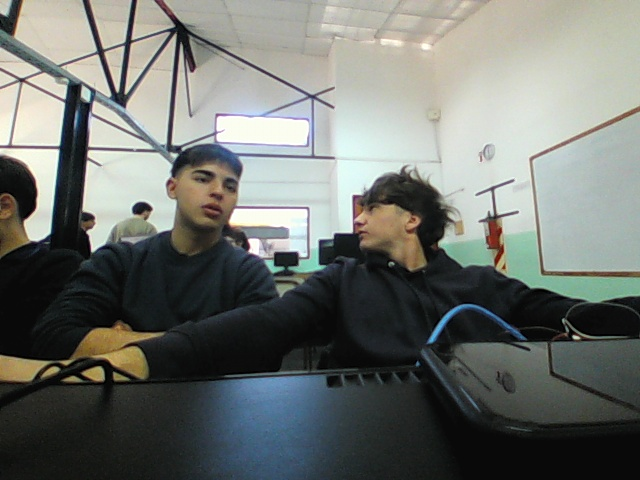
#> input picture imagenes/canchero.jpg, 640 x 480 px, found by its file name
$ python analisisreturn.py
#> lines starting #> are read from the running program, lines starting #| are printed output that depends on the picture; after the words box and inside, x2 and y2 are one past the last pixel; in counts of white or black regions, pixels touching at a corner belong together
import cv2
import numpy as np

def detectar_rojo_en_imagen(ruta_imagen):
    imagen = cv2.imread(ruta_imagen)
#> imagen is the input picture: shape (480, 640, 3); mean B, G, R 110.8, 115.3, 111.7
    if imagen is None:
        print("⚠️ No se pudo cargar la imagen.")
        return None

    alto, ancho = imagen.shape[:2]
#> alto = 480; ancho = 640
    tercio_alto = alto // 3
#> tercio_alto = 160
    tercio_ancho = ancho // 3
#> tercio_ancho = 213

    hsv = cv2.cvtColor(imagen, cv2.COLOR_BGR2HSV)
#> hsv: shape (480, 640, 3); mean H, S, V 59.9, 37.5, 119.6

    # Rangos HSV para detectar rojo con tolerancia
    rojo_bajo1 = np.array([0, 100, 100])
    rojo_alto1 = np.array([10, 255, 255])

    rojo_bajo2 = np.array([170, 100, 100])
    rojo_alto2 = np.array([180, 255, 255])

    mascara1 = cv2.inRange(hsv, rojo_bajo1, rojo_alto1)
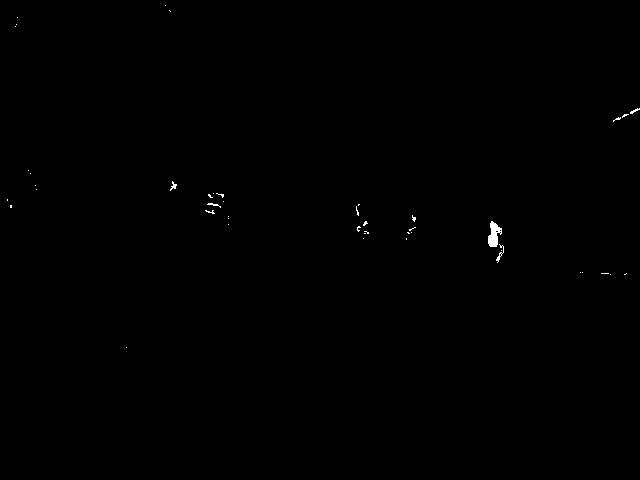
#> mascara1: shape (480, 640); 0.17% white; 45 white regions (40 under 20 px), largest, box (x1, y1, x2, y2) and area: (488, 221, 502, 247) 222, (496, 244, 504, 263) 41, (170, 181, 177, 191) 29, (207, 203, 221, 208) 25, (630, 108, 640, 114) 24
    mascara2 = cv2.inRange(hsv, rojo_bajo2, rojo_alto2)
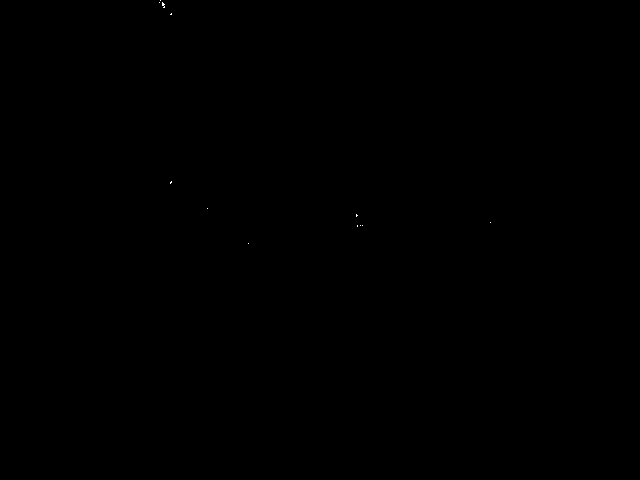
#> mascara2: shape (480, 640); 0.01% white in thin lines or dots, all inside (x1, y1, x2, y2) = (159, 0, 491, 244)
    mascara_rojo = cv2.bitwise_or(mascara1, mascara2)
#> mascara_rojo: shape (480, 640); 0.18% white; 50 white regions (45 under 20 px)

    contornos, _ = cv2.findContours(mascara_rojo, cv2.RETR_EXTERNAL, cv2.CHAIN_APPROX_SIMPLE)
#> contornos = 50 contours, 49 with area under 20; largest, box (x1, y1, x2, y2) and area: (488, 221, 502, 247) 192

    for contorno in contornos:
        area = cv2.contourArea(contorno)
        if area > 100:
            M = cv2.moments(contorno)
            if M["m00"] != 0:
                cx = int(M["m10"] / M["m00"])
                cy = int(M["m01"] / M["m00"])
                columna = cx // tercio_ancho
                fila = cy // tercio_alto
                return (fila, columna)  # Retorna solo la primera detección
#> this loop made 19 passes
#> (area, cx, cy, columna, fila) on pass 19: (192.5, 493, 234, 2, 1)

    return None  # Si no se detecta nada


# Ejemplo de uso
casilla = detectar_rojo_en_imagen("/home/ta-te-ti/Escritorio/proyecto/Proyecto-Ta-te-ti/imagenes/canchero.jpg")
#> casilla = (1, 2)
if casilla:
    print(f"🟥 Rojo detectado en fila {casilla[0]}, columna {casilla[1]}")
#| 🟥 Rojo detectado en fila 1, columna 2
else:
    print("❌ No se detectó rojo")

$ run again, with imagenes/bocaboton.jpg copied over imagenes/canchero.jpg
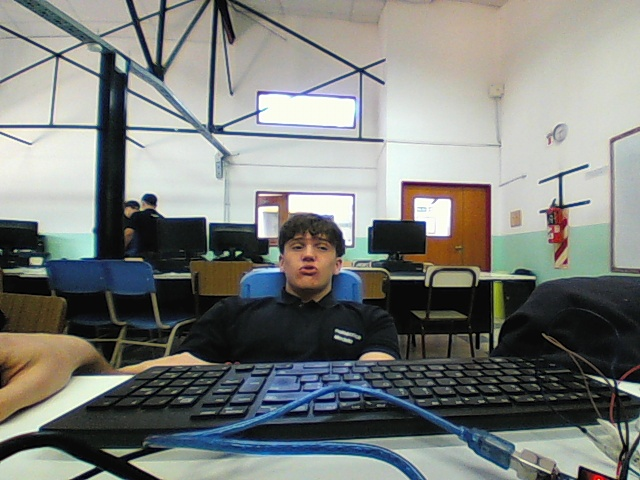
#> input picture imagenes/bocaboton.jpg, 640 x 480 px, found by its file name
#> in detectar_rojo_en_imagen, imagen is the input picture: shape (480, 640, 3); mean B, G, R 123.8, 127.6, 124.7
#> hsv: shape (480, 640, 3); mean H, S, V 62.3, 52, 135.5
#> in detectar_rojo_en_imagen, `mascara1 = cv2.inRange(hsv, rojo_bajo1, rojo_alto1)`:
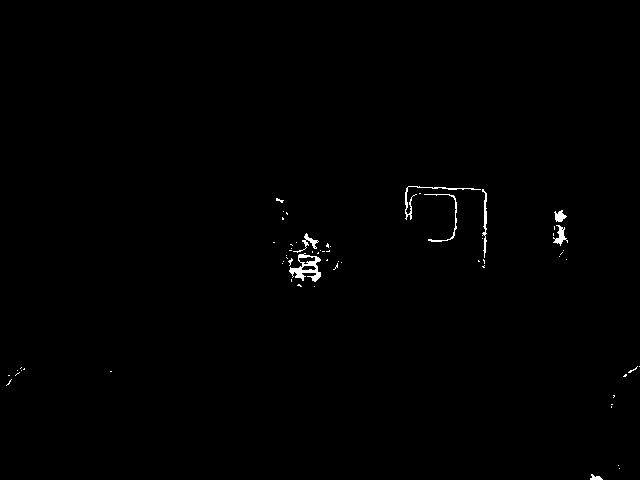
#> mascara1: shape (480, 640); 0.49% white; 63 white regions (55 under 20 px), largest, box (x1, y1, x2, y2) and area: (289, 253, 321, 282) 391, (405, 186, 481, 220) 207, (482, 189, 487, 258) 156
#> mascara2: shape (480, 640); 0.13% white in thin lines or dots, all inside (x1, y1, x2, y2) = (270, 186, 640, 480)
#> in detectar_rojo_en_imagen, `mascara_rojo = cv2.bitwise_or(mascara1, mascara2)`:
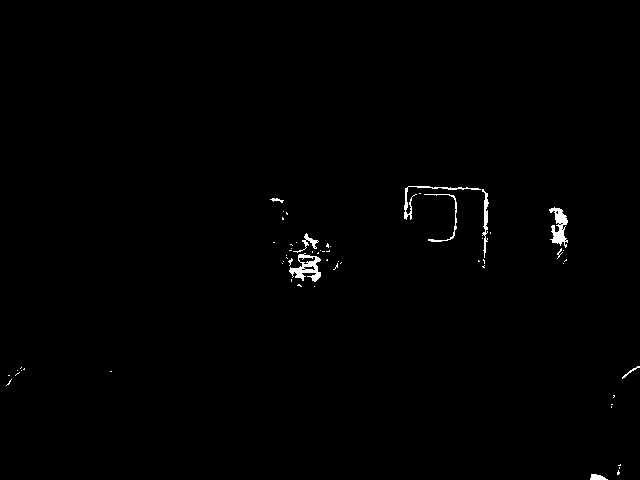
#> mascara_rojo: shape (480, 640); 0.61% white; 60 white regions (50 under 20 px)
#> contornos = 60 contours, 52 with area under 20; largest, box (x1, y1, x2, y2) and area: (289, 253, 321, 282) 430, (549, 207, 568, 248) 331, (482, 189, 489, 258) 122, (404, 186, 481, 220) 121, (293, 233, 319, 253) 72, (424, 194, 457, 242) 58, (590, 474, 608, 480) 56, (622, 366, 640, 379) 21
#> the loop in detectar_rojo_en_imagen, `for contorno in contornos:` made 34 passes
#> (area, cx, cy, columna, fila) on pass 34: (430, 306, 266, 1, 1)
#> casilla = (1, 1)
#| 🟥 Rojo detectado en fila 1, columna 1

$ run again, with imagenes/bocaboton22_8.jpg copied over imagenes/canchero.jpg
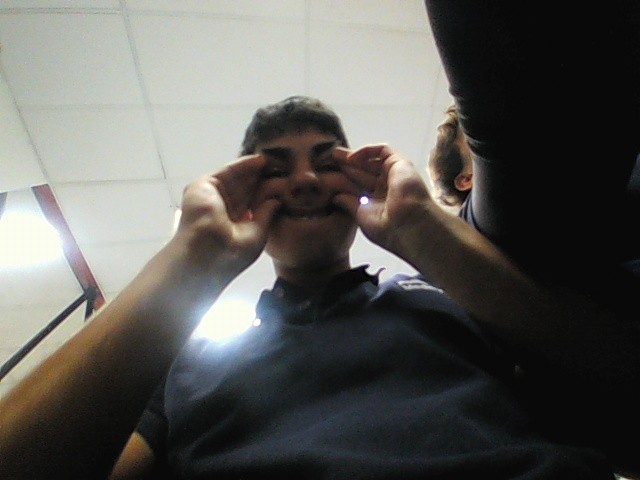
#> input picture imagenes/bocaboton22_8.jpg, 640 x 480 px, found by its file name
#> in detectar_rojo_en_imagen, imagen is the input picture: shape (480, 640, 3); mean B, G, R 87.5, 91.3, 91.8
#> hsv: shape (480, 640, 3); mean H, S, V 41.6, 29.9, 95.1
#> in detectar_rojo_en_imagen, `mascara1 = cv2.inRange(hsv, rojo_bajo1, rojo_alto1)`:
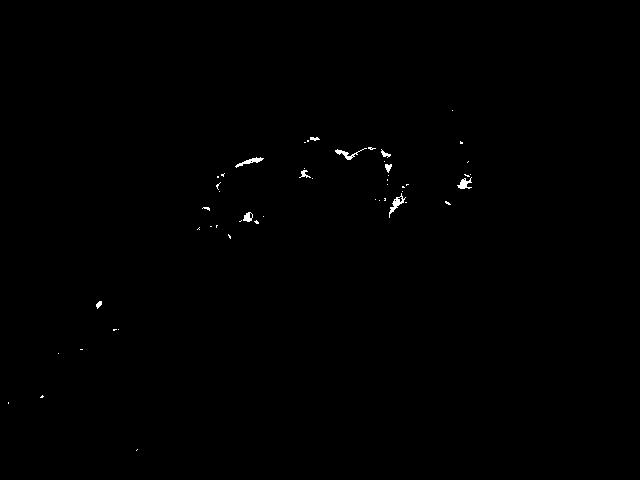
#> mascara1: shape (480, 640); 0.27% white; 51 white regions (41 under 20 px), largest, box (x1, y1, x2, y2) and area: (389, 193, 406, 218) 115, (235, 157, 264, 168) 101, (335, 148, 367, 160) 99
#> mascara2: shape (480, 640); 0.01% white in thin lines or dots, all inside (x1, y1, x2, y2) = (251, 147, 383, 162)
#> mascara_rojo: shape (480, 640); 0.27% white; 49 white regions (40 under 20 px)
#> contornos = 49 contours, 41 with area under 20; largest, box (x1, y1, x2, y2) and area: (335, 147, 391, 160) 101, (389, 193, 406, 218) 93, (235, 157, 264, 168) 72, (457, 177, 472, 189) 66, (243, 212, 253, 222) 57, (385, 164, 392, 173) 28, (299, 170, 311, 178) 24, (96, 301, 102, 309) 21
#> the loop in detectar_rojo_en_imagen, `for contorno in contornos:` made 44 passes
#> (area, cx, cy, columna, fila) on pass 44: (101, 358, 153, 1, 0)
#> casilla = (0, 1)
#| 🟥 Rojo detectado en fila 0, columna 1
